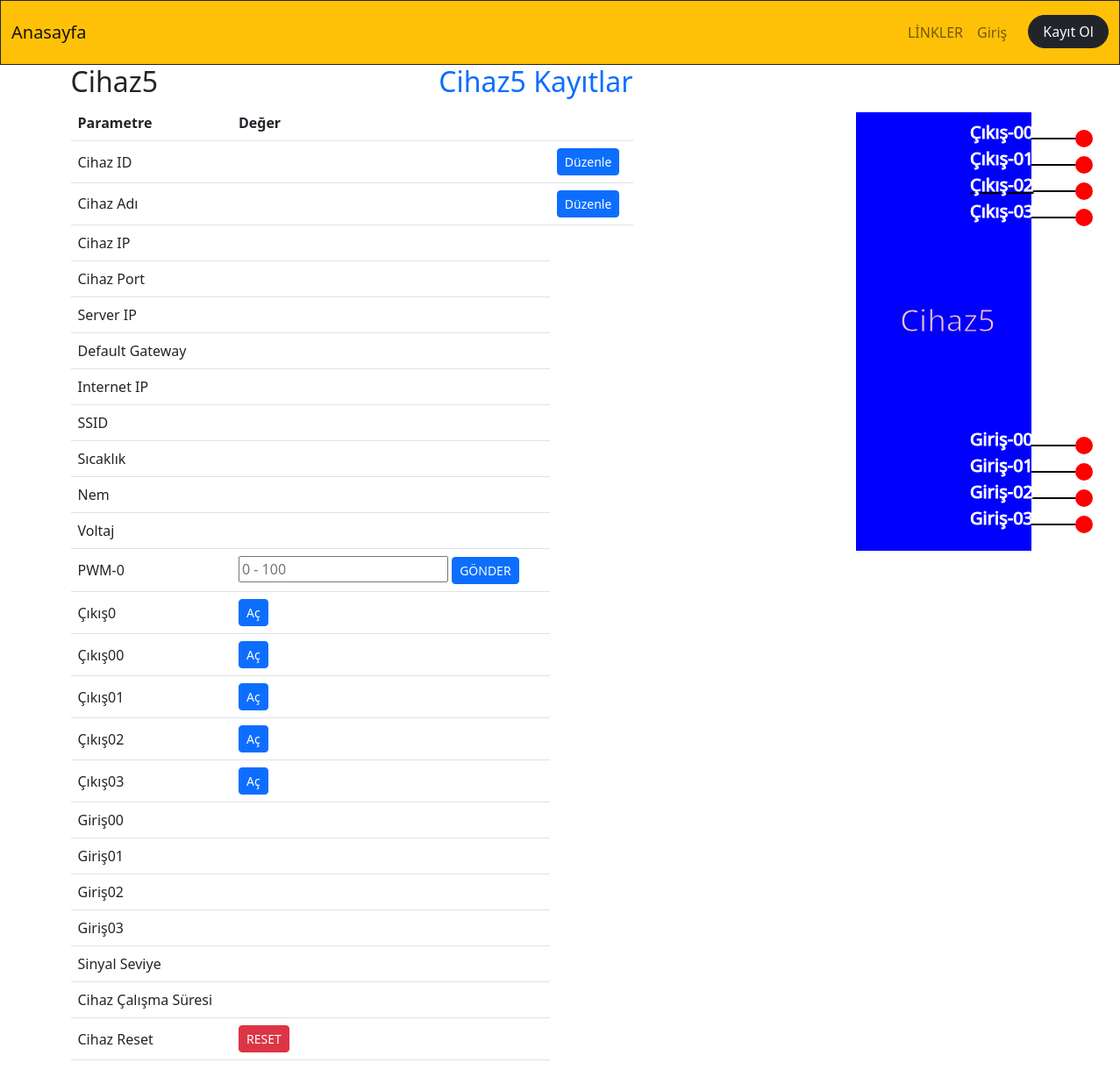
The page /app_monitor/django_device_route1_socket/cihaz5-5-705 on the database as committed earlier.
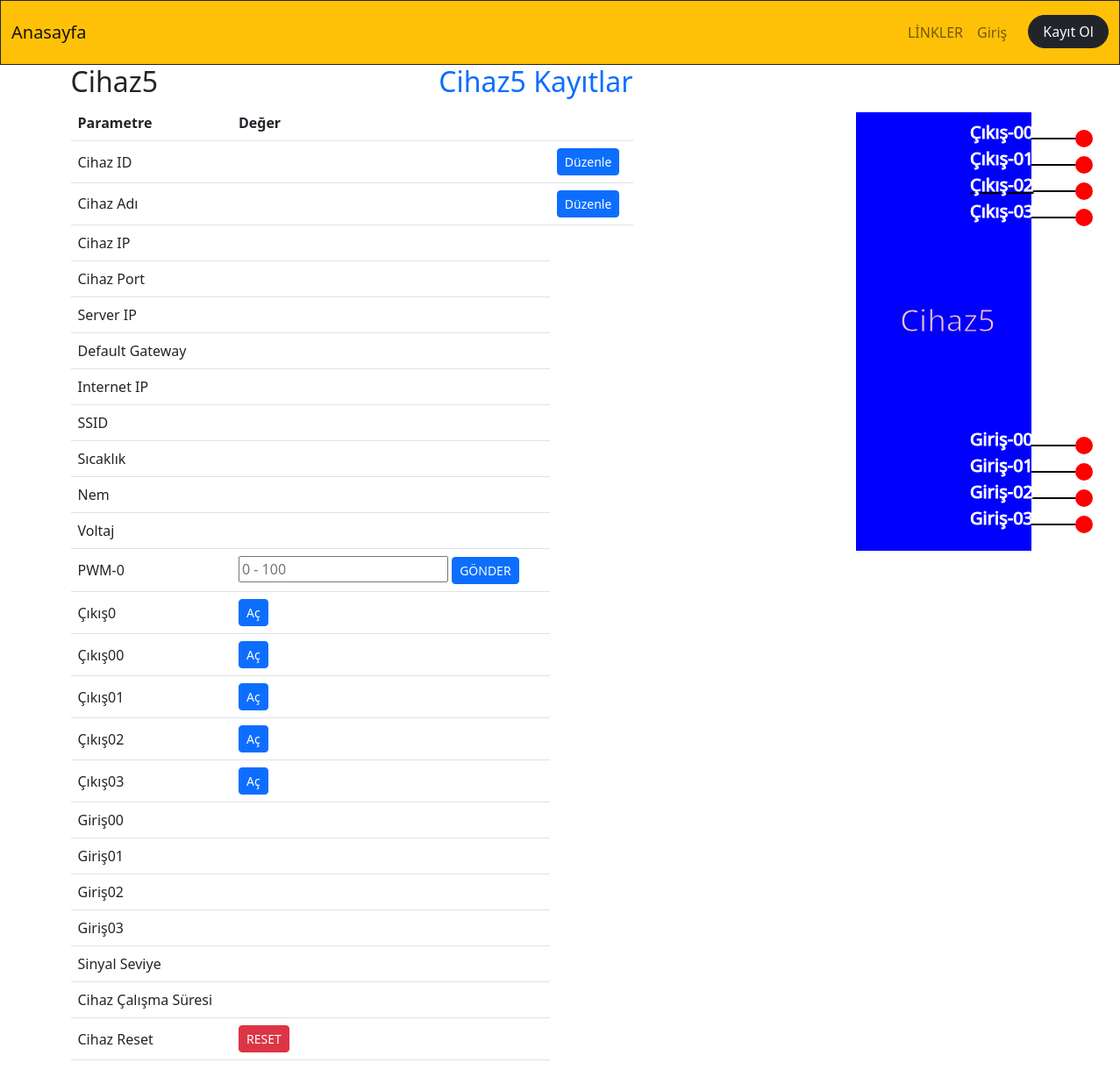
The same page on the database as committed later.
### app_monitor/models.py (models this page shows, shortened)
class Device(models.Model):
    device_id=models.IntegerField(primary_key=True,db_column='ID')
    device_name=models.CharField(blank=True,null=True, max_length=20)
    device_ip=models.CharField(blank=True,null=True, max_length=20)
    device_port=models.IntegerField(blank=True,null=True)
    device_function=models.CharField(blank=True,null=True, max_length=20)
    device_state=models.BooleanField(blank=True,null=True,default=False) #241225

### app_monitor/views.py (the view)
# urls.py: path('django_device_route1_socket/<str:device_name>-<str:device_id>-<int:device_port>',django_device_route1_socket,name="django_device_route1_socket"),
def django_device_route1_socket(request,device_name,device_id,device_port):
    device_name=device_name
    device_id=device_id
    device_port=device_port
    print(f"device_name:{device_name} ")
    print(f"device_id:{device_id} ")
    print(f"device_port:{device_port} ")
    devices_all=Device.objects.all()
    cihazlar_erisim_ip=settings.CIHAZLAR_ERISIM_IP
    context=dict(
        devices_all=devices_all,
        cihazlar_erisim_ip=cihazlar_erisim_ip,
        device_name=device_name,
        device_id=device_id,
        device_port=device_port,
    )
    return render(request,"app_monitor/django_arduino_socket.html",context)

### app_monitor/templates/app_monitor/django_arduino_socket.html (shortened to what the changed rows need)
{% extends "core/base.html" %}
{% load static %}
{% block content %}
<div class="container">
  <div class="row">
    <div class="col-7" style="height:95vh;overflow-y:auto">
      <div class="row" >
        {% if device_name != "x"  %}
        <div  class="col-sm-6"><h2 id="device_name_baslik">{{device_name.capitalize}} </h2></div>
        <div class="col-sm-6 "><h2 class="d-flex justify-content-end "> <a id="id_cihaz_kayitlar" class="text-decoration-none" href="/app_monitor/cihazlar/cihaz_adi={{device_name}}">{{device_name.capitalize}} Kayıtlar </a> </h2></div>
        {% else %}
        <div  class="col-sm-6"><h2 id="device_name_baslik">Device ID:{{device_id}} </h2></div>
        <div class="col-sm-6 "><h2 class="d-flex justify-content-end "> <a  class="text-decoration-none" href="/app_monitor/cihazlar/cihaz_id={{device_id}}">Device ID:{{device_id}} Kayıtlar</a> </h2></div>
        {% endif %}
      </div>
        <table class="table table-hover">
          <th>Parametre</th>
          <th>Değer</th>
          <th></th>
        </table>
    </div>
    <div class="col-5"> {% comment "svg cihaz görünümü" %}{% endcomment %}
      <br>
      <svg style="margin: 30px;" width="500" height="800" xmlns="http://www.w3.org/2000/svg">
          <text x="330" y="30" fill="white" stroke="white" font-size="20">Çıkış-00</text>
          <text x="330" y="60" fill="white" stroke="white" font-size="20">Çıkış-01</text>
          <a href="" onclick=""><text x="330" y="90" fill="white" stroke="white" font-size="20">Çıkış-02</text></a>
          <text x="330" y="120" fill="white" stroke="white" font-size="20">Çıkış-03</text>
          <text x="330" y="380" fill="white" stroke="white" font-size="20">Giriş-00</text>
          <text x="330" y="410" fill="white" stroke="white" font-size="20">Giriş-01</text>
          <text x="330" y="440" fill="white" stroke="white" font-size="20">Giriş-02</text>
          <text x="330" y="470" fill="white" stroke="white" font-size="20">Giriş-03</text>
          <text x="250" y="250" fill="pink" stroke="blue" font-size="35">{{device_name.capitalize}}</text>
      </svg>
    </div>
  </div>
</div>
{% endblock content %}

Rows that differ between the two databases and show on the page:
added Device: capitalize "Cihaz5"
Other text that changed with them:
{{ device_name.capitalize }}: "Cihaz5" → (not shown)
